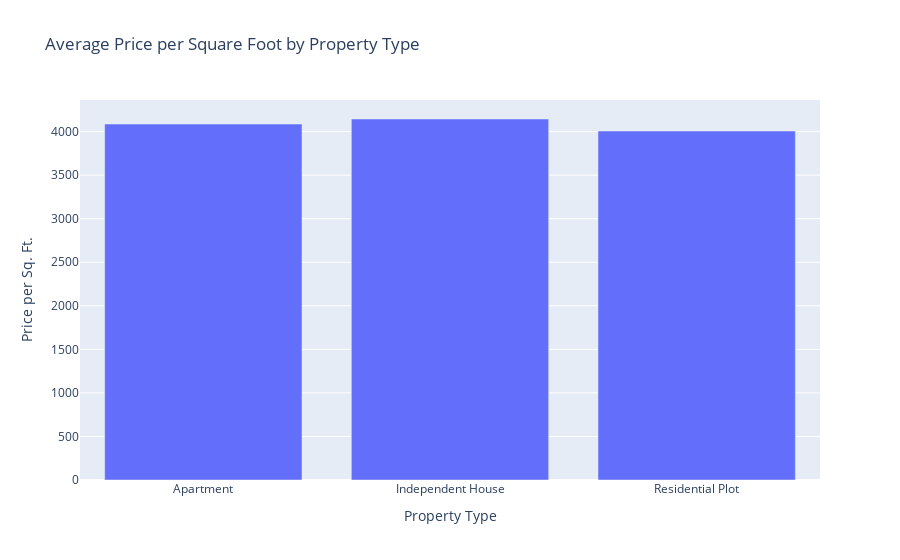

Source (notebook cell):
### Code cell
avg_price_by_type = data_from_db.groupby('Type')['Price_per_sqft'].mean().reset_index()

fig1 = px.bar(
    avg_price_by_type, x='Type', y='Price_per_sqft',
    title='Average Price per Square Foot by Property Type',
    labels={'Price_per_sqft': 'Price per Sq. Ft.', 'Type': 'Property Type'}
)
fig1.update_layout(xaxis_title='Property Type', yaxis_title='Price per Sq. Ft.')
fig1.show()

### Figure 1 — Plotly figure (JSON) as saved in the notebook; plotly's stock layout.template omitted (floating-point values rounded to 4 significant figures)
{"data": [{"alignmentgroup": "True", "hovertemplate": "Property Type=%{x}<br>Price per Sq. Ft.=%{y}<extra></extra>", "legendgroup": "", "marker": {"color": "#636efa", "pattern": {"shape": ""}}, "name": "", "offsetgroup": "", "orientation": "v", "showlegend": false, "textposition": "auto", "type": "bar", "x": ["Apartment", "Independent House", "Residential Plot"], "xaxis": "x", "y": [4087.0, 4144.0, 4006.0], "yaxis": "y"}], "layout": {"barmode": "relative", "legend": {"tracegroupgap": 0}, "title": {"text": "Average Price per Square Foot by Property Type"}, "xaxis": {"anchor": "y", "domain": [0, 1], "title": {"text": "Property Type"}}, "yaxis": {"anchor": "x", "domain": [0, 1], "title": {"text": "Price per Sq. Ft."}}}}
